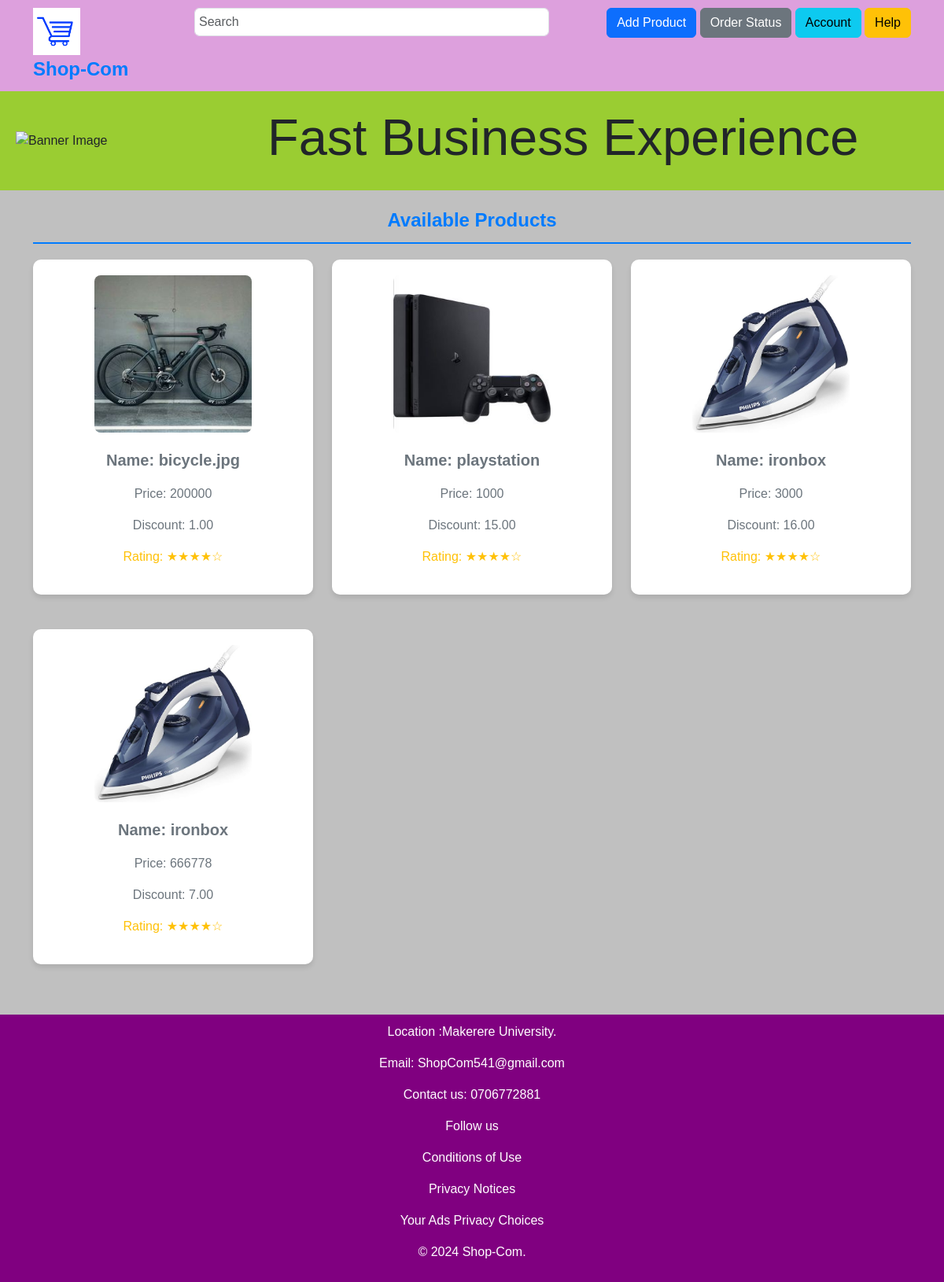
Before: /homepage/ with the older database file.
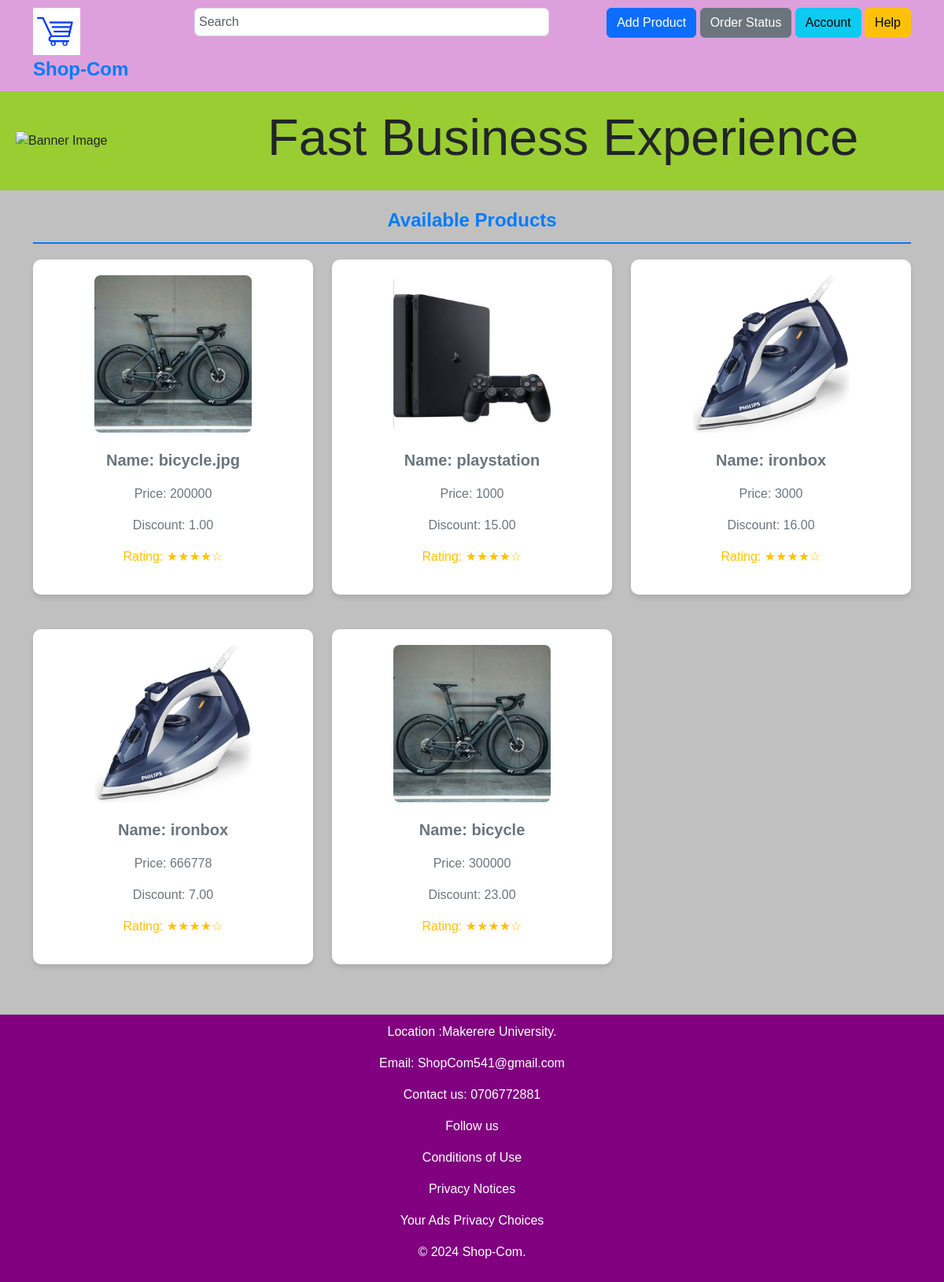
After: the same page with the newer database file.
### homepage/models.py (models this page shows)
class Add_Product(models.Model):
    category = models.CharField(max_length=200)
    productImage = models.ImageField(upload_to="product_imgs/")
    productName = models.CharField(max_length=20)
    price = models.PositiveIntegerField()
    discount = models.DecimalField(max_digits=5, decimal_places=2)
    description =  models.CharField(max_length=200)

### homepage/views.py (the view)
# urls.py: path('homepage/',include('homepage.urls')),
def homepage(request):
    return render(request,"homepage/index.html",{
      "products": Add_Product.objects.all()
    })

### homepage/templates/homepage/index.html (shortened to what this page needs)
{% load static %}
<!DOCTYPE html>
<html lang="en">
<head>
    <link rel="stylesheet" href="https://cdn.jsdelivr.net/npm/bootstrap@5.3.0/dist/css/bootstrap.min.css">
    <link rel="stylesheet" , href="{% static 'styles.css' %}" >
</head>
<body>
    <div class="header">
        <div class="container">
            <div class="row">
                <div class="col-md-2">
                  <div class="logo">
                    <img src="{% static 'images/ecomm icon.png' %}" alt="" height="60px" width="60px">
                  </div>
                    <div class="logo">Shop-Com</div>
                </div>
                <div class="col-md-5">
                    <input type="text" placeholder="Search" class="search-bar form-control">
                </div>
                <div class="col-md-5 text-end">
                    <a href="{% url 'addproduct' %}"><button class="btn btn-primary">Add Product</button></a>
                    <a href="{% url 'orderstatus' %}"><button class="btn btn-secondary">Order Status</button></a>
                    <a href="{% url 'My_account' %}"><button class="btn btn-info">Account</button></a>
                    <a href="{% url 'help' %}"><button class="btn btn-warning">Help</button></a>
                </div>
            </div>
        </div>
    </div>
    <div class="banner-container">
        <img src="{% static 'images/hero-1.png' %}" alt="Banner Image" class="img-fluid" width="300px">
        <h1 class="big-heading">Fast Business Experience</h1>
    </div>
    <div class="products-container">
        <div class="container">
            <div class="products-header">Available Products</div>
            <div class="row">
                {% for product in products %}
                <div class="col-md-4 mb-4">
                    <section class="product-section">
                        <img src="{{ product.productImage.url }}" alt="{{ product.productName }}" class="img-fluid product-img">
                        <div class="product-details">
                            <p class="fw-bold fs-5">Name: {{ product.productName }}</p>
                            <p class="fs-6">Price: {{ product.price }}</p>
                            <p class="fs-6">Discount: {{ product.discount }}</p>
                            <p class="fs-6 rating-stars">Rating: ★★★★☆</p>
                        </div>
                    </section>
                </div>
                {% endfor %}
            </div>
        </div>
    </div>
    <footer>
        <div class="container">
            <p>Location :Makerere University. </p>
            <P>Email: ShopCom541@gmail.com</P>
            <p>Contact us: 0706772881</p>
            <p>Follow us</p>
            <p>Conditions of Use</p>
            <P>Privacy Notices</P>
            <P>Your Ads Privacy Choices</P>
            <P>© 2024 Shop-Com.</P>
        </div>
    </footer>
</body>
</html>

Changed rows visible on the page:
added Add_Product: productImage (picture), productName "bicycle", price "300000", discount "23.00"
